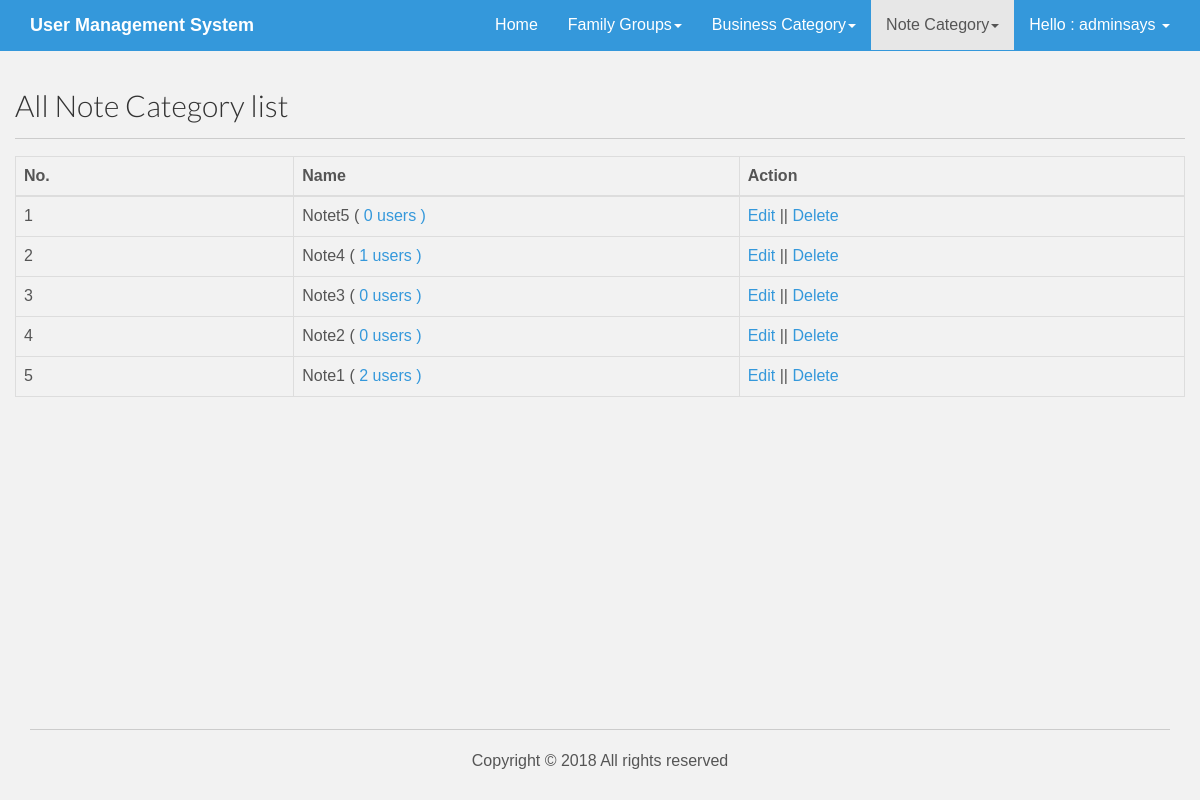
Page /admin/comment.php (signed in) on the committed database.
### tables this page shows
CREATE TABLE `tbl_comments` (
  `id` int(16) NOT NULL,
  `name` varchar(255) NOT NULL
);

### lib/Database.php (called while the page is built, shortened)
<?php
Class Database{
	public $host   = DB_HOST;
	public $user   = DB_USER;
	public $pass   = DB_PASS;
	public $dbname = DB_NAME;
	public $link;
	private function connectDB(){
	$this->link = new mysqli($this->host, $this->user, $this->pass, $this->dbname);
 }
	public function select($query){
		$result = $this->link->query($query) or die($this->link->error.__LINE__);
		if($result->num_rows > 0){
			return $result;
		} else {
			return false;
		}
	}
}

### admin/comment.php (the view, shortened to what this page needs)
<?php include 'inc/header.php'; ?>
    <div class="container">
      <div class="row">
        <h2>All Note Category list</h2><hr>
             <?php
          $query = "SELECT * from tbl_comments  order by id DESC";
          $users = $db->select($query);
          if($users){ ?>
            <table class="table table-bordered" id="example">
                <thead>
                  <tr>
                    <th width="5%">No.</th>
                    <th width="8%">Name</th>
                    <th width="8%">Action</th>
                  </tr>
                </thead>
                <tbody>
                    <?php $i=0;
                      while ($result = $users->fetch_assoc()) { $i++; $count = 0;$comment_id = $result['id'];?>
                        <tr class="odd gradeX">
                          <td><?php echo $i; ?></td>
                          <?php
                $query = "select * from tbl_users where comment_id='$comment_id'";
                $singleuser = $db->select($query);
                if($singleuser){
                     $count =  ($singleuser->num_rows);
                 } ?>
                         <td><?php echo $result['name']; ?><?php echo ' ( <a href="usersbycomment.php?id='.$comment_id.'"> '.$count .' users ) </a> '; ?></td>
                          <td><a href="editcomment.php?id=<?php echo $result['id']; ?>">Edit</a> || <a onclick="return confirm('Are you sure to delete');" href="?delbusiness=<?php echo $result['id']; ?>">Delete</a></td>
                        <?php } ?>
                </tbody>
              </table>
               <?php
                    }else{
                      echo '<center><h2 style="color:red">No user request found...</h2></center>';
                    }
                     ?>
      </div>
    </div>
<?php include 'inc/footer.php'; ?>

### assets/css/main.css (style rules this page uses)
body { background-color: #f2f2f2; font-family: 'Lato', sans-serif; font-weight: 300; font-size: 16px; color: #555; -webkit-font-smoothing: antialiased; -webkit-overflow-scrolling: touch; }
h1, h2, h3, h4, h5, h6 { font-family: 'Lato', sans-serif; font-weight: 300; color: #333; }
a { color: #3498db; word-wrap: break-word; -webkit-transition: color 0.1s ease-in, background 0.1s ease-in; -moz-transition: color 0.1s ease-in, background 0.1s ease-in; -ms-transition: color 0.1s ease-in, background 0.1s ease-in; -o-transition: color 0.1s ease-in, background 0.1s ease-in; transition: color 0.1s ease-in, background 0.1s ease-in; }
a:before, a:after { -webkit-transition: color 0.1s ease-in, background 0.1s ease-in; -moz-transition: color 0.1s ease-in, background 0.1s ease-in; -ms-transition: color 0.1s ease-in, background 0.1s ease-in; -o-transition: color 0.1s ease-in, background 0.1s ease-in; transition: color 0.1s ease-in, background 0.1s ease-in; }
hr { display: block; height: 1px; border: 0; border-top: 1px solid #ccc; margin: 1em 0; padding: 0; }
html, body { margin:0; padding:0; height:100%; }

### admin/inc/header.php (style rules this page uses)
* { box-sizing: border-box; }
body { margin: 0; font-family: Arial, Helvetica, sans-serif; }

### rows in the picture
tbl_comments: name "Notet5", count "0"
tbl_comments: name "Note4", count "1"
tbl_comments: name "Note3", count "0"
tbl_comments: name "Note2", count "0"
tbl_comments: name "Note1", count "2"

### other values in the picture
Session::get('username') "adminsays"
